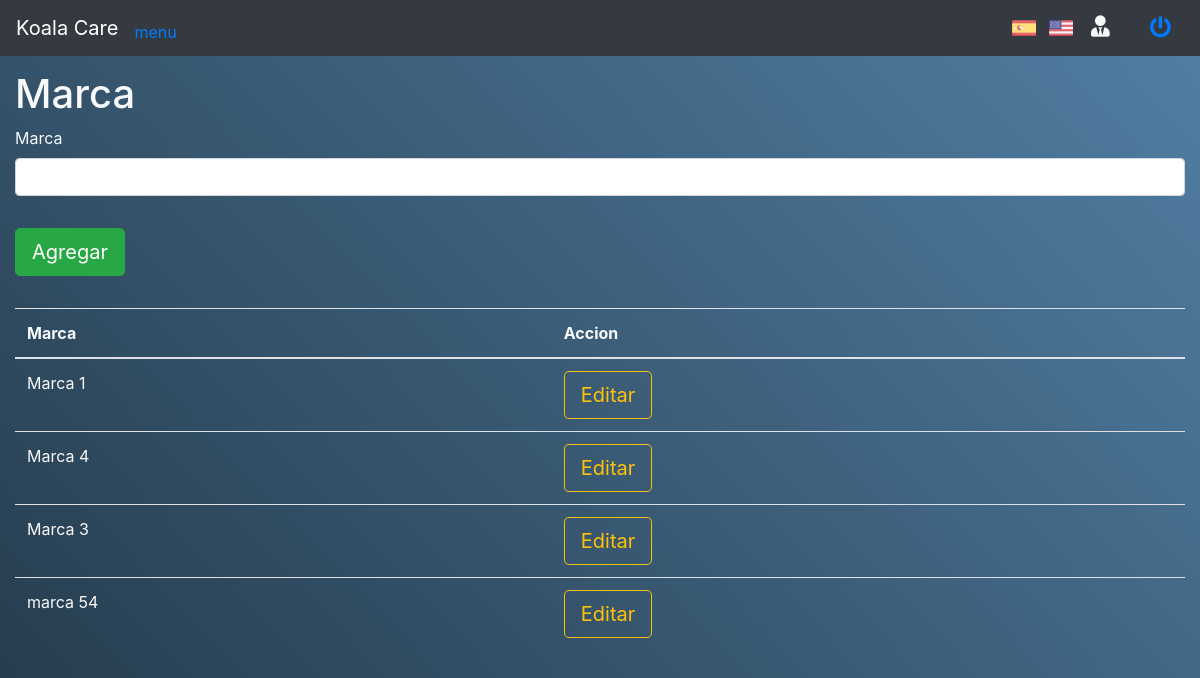
The app's page /Koalas_E/index.php/marca with its own data.
### tables this page shows
CREATE TABLE `tbmarcas` (
  `ID_Marca` int(11) NOT NULL,
  `Marca` varchar(50) NOT NULL
);

### Koalas_E/application/controllers/Marca.php (called while the page is built, shortened)
<?php
class Marca extends CI_Controller {
	public function __construct(){
		$this->load->model("Marcas_model");
	}
	public function index()
	{
		$data["listMarca"] = $this->Marcas_model->select_tbmarcas_all();
		$this->load->view("Format/header");
		$this->load->view('Marca/MarcaView', $data);
		$this->load->view("Format/footer");
	}
}

### Koalas_E/index.php (called while the page is built, shortened)
<?php
require_once BASEPATH.'core/CodeIgniter.php';

### Koalas_E/application/models/Marcas_model.php (called while the page is built, shortened)
<?php
	class Marcas_model extends CI_Model {
		public function select_tbmarcas_all(){
			$this->db->select('*');
			$this->db->from("tbmarcas");
			$result = $this->db->get();
		    return $result->result();
		}
	}
?>

### Koalas_E/application/views/Marca/MarcaView.php (the view, shortened to what this page needs)
<div class="container-fluid text-light">
  <div class="row">
    <div class="col-lg-12">
      <h1>Marca</h1>
    </div>
  </div>
  <div class="row">
    <div class="col-md-12">
      <form action="<?= base_url() ?>index.php/Marca/newMarca" method="POST" id="formMarca">
        <div class="row mb-3">
          <div class="col-12">
            <div class="form-group">
              <label for="txtMarca">Marca</label>
              <input type="text" id="txtMarca" name="txtMarca" class="form-control">
            </div>
          </div>
        </div>
        <div class="row mb-3">
          <div class="col-12">
            <div class="form-group text-left" id="btnAdd">
              <button class="btn btn-success btn-lg" type="submit">Agregar</button>
            </div>
          </div>
        </div>
      </form>
    </div>
    </div>
      <div class="row">
        <div class="col-md-12">
          <table class="table nowrap">
            <thead>
              <tr>
                <th>Marca</th>
                <th>Accion</th>
              </tr>
            </thead>
            <tbody>
              <?php foreach ($listMarca as $key_Marca => $Marca): ?>
                <tr>
                  <td><?= $Marca->Marca ?></td>
                  <td>
                    <button class="btn btn-outline-warning btn-lg" type="button" onclick="ChargeMarca('<?= $Marca->ID_Marca ?>', '<?= $Marca->Marca ?>')">Editar</button>
                  </td>
                </tr>
              <?php endforeach ?>
            </tbody>
          </table>
        </div>
      </div>
  </div>

### Koalas_E/assets/template/demo.css (style rules this page uses)
html,body,div,span,header,ul,li,a { margin:0;padding:0;border:0;font-size:100%;font:inherit;vertical-align:baseline }
html { height:100% }
body { font-family:'Raleway', sans-serif;text-align:center;color:#fffce1 }
h1,h2,h3,h4,h5,h6 { margin:0 }

### records on screen
tbmarcas: Marca "Marca 1"
tbmarcas: Marca "Marca 4"
tbmarcas: Marca "Marca 3"
tbmarcas: Marca "marca 54"
